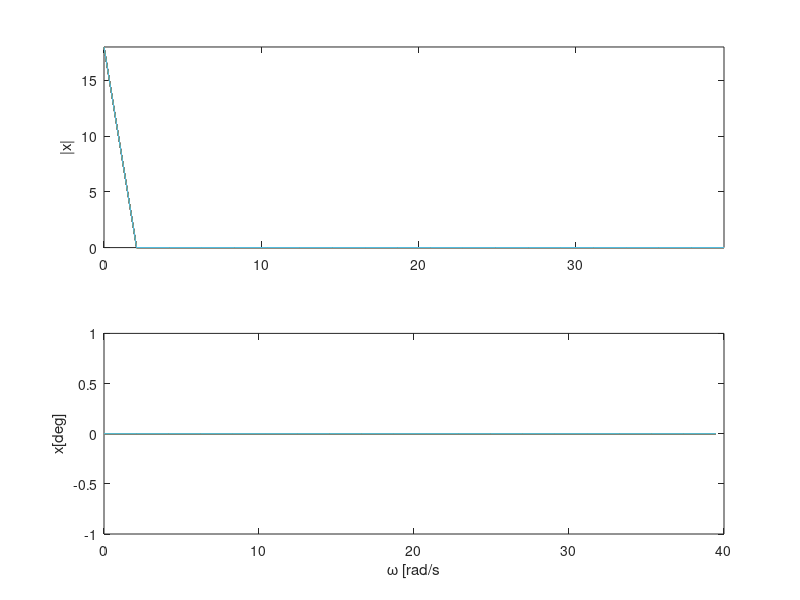

Source code (MATLAB):
% Exercicio1

% Funçoes:
    % x1[n] = 0.9*delt[n];
    % w = 2.pi.f

n = 20;
T = linspace(0,n,n);

F = 1 / (2 * pi);
zerosF = zeros(n);
n = n * F;

zerosF(1:F:end) = 0.9;


FT = fft(zerosF);
w = 2. * pi .*T/(n);


subplot(2, 1, 1), 
plot(w, abs(FT));
ylabel('|x|');
axis tight;

subplot(2, 1, 2), 
plot(w, rad2deg(angle(FT)));
ylabel('x[deg]');
xlabel('\omega [rad/s');


